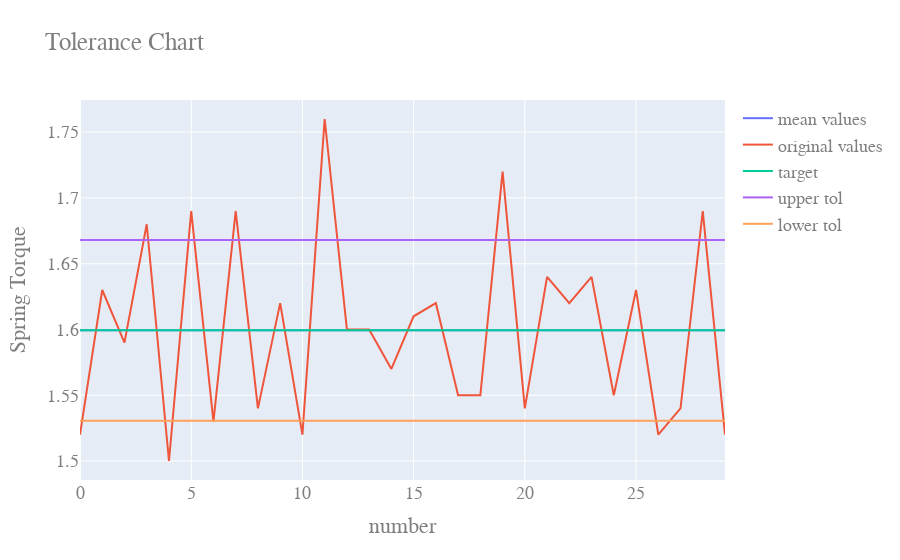

The cell this chart's notebook holds for it:
### Code cell
#df.iplot(x='number',y=var)
#df.iplot(x='number',y='avg',linewidth=3)
import plotly.graph_objects as go

fig = go.Figure()

fig.add_trace(go.Scatter(x=df['number'],y=df['avg'],name="mean values"))
fig.add_trace(go.Scatter(x=df['number'],y=run_var,name="original values"))
fig.add_trace(go.Scatter(x=df['number'],y=df['target'],name="target"))
fig.add_trace(go.Scatter(x=df['number'],y=df['upper_tol'],name="upper tol"))
fig.add_trace(go.Scatter(x=df['number'],y=df['lower_tol'],name="lower tol"))

fig.update_layout(title="Tolerance Chart",xaxis_title="number",yaxis_title='{}'.format(y_label),
                  font=dict(family="Courier New, monospace",size=18,color="#7f7f7f"))
fig.show()

### Figure 1 — Plotly figure (JSON) as saved in the notebook; plotly's stock layout.template omitted (floating-point values rounded to 4 significant figures)
{"data": [{"name": "mean values", "type": "scatter", "x": [0, 1, 2, 3, 4, 5, 6, 7, 8, 9, 10, 11, 12, 13, 14, 15, 16, 17, 18, 19, 20, 21, 22, 23, 24, 25, 26, 27, 28, 29], "y": [1.599, 1.599, 1.599, 1.599, 1.599, 1.599, 1.599, 1.599, 1.599, 1.599, 1.599, 1.599, 1.599, 1.599, 1.599, 1.599, 1.599, 1.599, 1.599, 1.599, 1.599, 1.599, 1.599, 1.599, 1.599, 1.599, 1.599, 1.599, 1.599, 1.599]}, {"name": "original values", "type": "scatter", "x": [0, 1, 2, 3, 4, 5, 6, 7, 8, 9, 10, 11, 12, 13, 14, 15, 16, 17, 18, 19, 20, 21, 22, 23, 24, 25, 26, 27, 28, 29], "y": [1.52, 1.63, 1.59, 1.68, 1.5, 1.69, 1.53, 1.69, 1.54, 1.62, 1.52, 1.76, 1.6, 1.6, 1.57, 1.61, 1.62, 1.55, 1.55, 1.72, 1.54, 1.64, 1.62, 1.64, 1.55, 1.63, 1.52, 1.54, 1.69, 1.52]}, {"name": "target", "type": "scatter", "x": [0, 1, 2, 3, 4, 5, 6, 7, 8, 9, 10, 11, 12, 13, 14, 15, 16, 17, 18, 19, 20, 21, 22, 23, 24, 25, 26, 27, 28, 29], "y": [1.599, 1.599, 1.599, 1.599, 1.599, 1.599, 1.599, 1.599, 1.599, 1.599, 1.599, 1.599, 1.599, 1.599, 1.599, 1.599, 1.599, 1.599, 1.599, 1.599, 1.599, 1.599, 1.599, 1.599, 1.599, 1.599, 1.599, 1.599, 1.599, 1.599]}, {"name": "upper tol", "type": "scatter", "x": [0, 1, 2, 3, 4, 5, 6, 7, 8, 9, 10, 11, 12, 13, 14, 15, 16, 17, 18, 19, 20, 21, 22, 23, 24, 25, 26, 27, 28, 29], "y": [1.668, 1.668, 1.668, 1.668, 1.668, 1.668, 1.668, 1.668, 1.668, 1.668, 1.668, 1.668, 1.668, 1.668, 1.668, 1.668, 1.668, 1.668, 1.668, 1.668, 1.668, 1.668, 1.668, 1.668, 1.668, 1.668, 1.668, 1.668, 1.668, 1.668]}, {"name": "lower tol", "type": "scatter", "x": [0, 1, 2, 3, 4, 5, 6, 7, 8, 9, 10, 11, 12, 13, 14, 15, 16, 17, 18, 19, 20, 21, 22, 23, 24, 25, 26, 27, 28, 29], "y": [1.531, 1.531, 1.531, 1.531, 1.531, 1.531, 1.531, 1.531, 1.531, 1.531, 1.531, 1.531, 1.531, 1.531, 1.531, 1.531, 1.531, 1.531, 1.531, 1.531, 1.531, 1.531, 1.531, 1.531, 1.531, 1.531, 1.531, 1.531, 1.531, 1.531]}], "layout": {"font": {"color": "#7f7f7f", "family": "Courier New, monospace", "size": 18}, "title": {"text": "Tolerance Chart"}, "xaxis": {"title": {"text": "number"}}, "yaxis": {"title": {"text": "Spring Torque"}}}}
